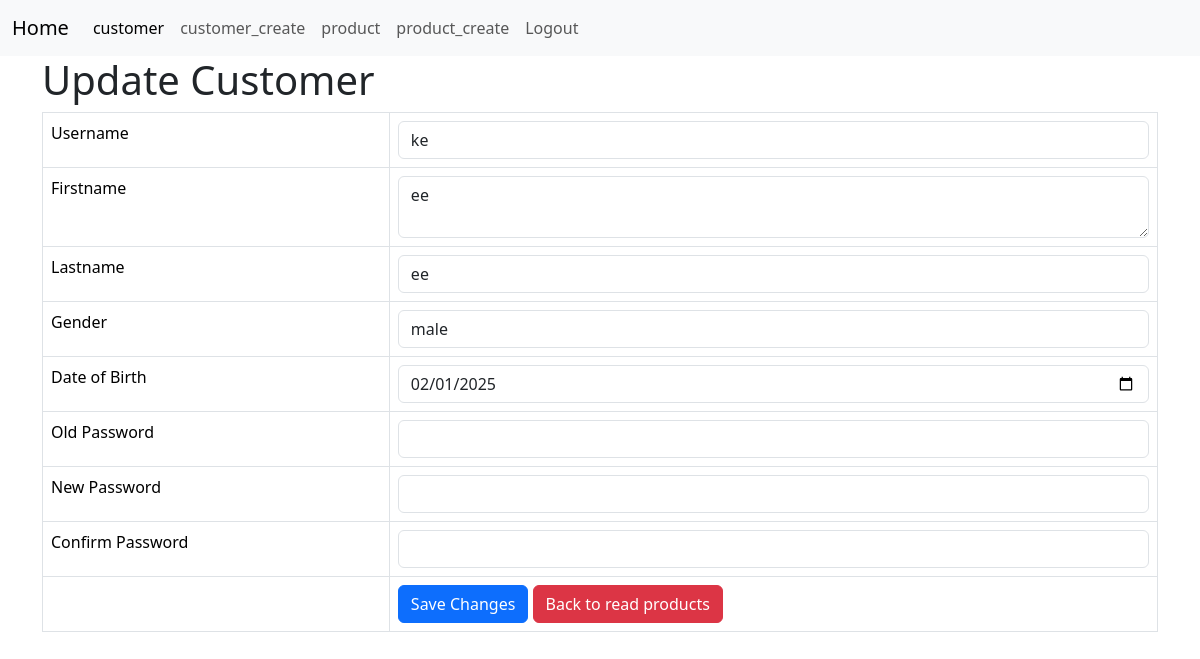
The app's page /customer_update.php?id=8 (signed in) with its own data.
### tables this page shows
CREATE TABLE IF NOT EXISTS `customer` (
  `id` int NOT NULL AUTO_INCREMENT,
  `username` varchar(128) NOT NULL,
  `password` varchar(128) NOT NULL,
  `firstname` text NOT NULL,
  `lastname` text NOT NULL,
  `gender` text NOT NULL,
  `date_of_birth` date NOT NULL,
  `registration_date` datetime NOT NULL DEFAULT CURRENT_TIMESTAMP,
  `account_status` tinyint(1) NOT NULL,
  PRIMARY KEY (`id`)
);

### customer_update.php (the view, shortened to what this page needs)
<!DOCTYPE HTML>
<?php
include "menu.php";
?>
<html>
<head>
    <link href="https://cdn.jsdelivr.net/npm/bootstrap@5.3.3/dist/css/bootstrap.min.css" rel="stylesheet">
</head>
<body>
    <div class="container">
        <div class="page-header">
            <h1>Update Customer</h1>
        </div>
        <?php
        $id = isset($_GET['id']) ? $_GET['id'] : die('ERROR: Record ID not found.');
        include 'config/database.php';
        try {
            $query = "SELECT id, username, firstname, lastname, gender, date_of_birth, password FROM customer WHERE id = ? LIMIT 0,1";
            $stmt = $con->prepare($query);
            $stmt->bindParam(1, $id);
            $stmt->execute();
            $row = $stmt->fetch(PDO::FETCH_ASSOC);
            $name = $row['username'];
            $frname = $row['firstname'];
            $ltname = $row['lastname'];
            $gd = $row['gender'];
            $dob = $row['date_of_birth'];
        } catch (PDOException $exception) {
            die('ERROR: ' . $exception->getMessage());
        }
        ?>
        <form action="<?php echo htmlspecialchars($_SERVER["PHP_SELF"] . "?id={$id}"); ?>" method="post">
            <table class='table table-hover table-responsive table-bordered'>
                <tr>
                    <td>Username</td>
                    <td><input type='text' name='username' value="<?php echo $name; ?>" class='form-control' /></td>
                </tr>
                <tr>
                    <td>Firstname</td>
                    <td><textarea name='firstname' class='form-control'><?php echo $frname; ?></textarea></td>
                </tr>
                <tr>
                    <td>Lastname</td>
                    <td><input type='text' name='lastname' value="<?php echo $ltname; ?>" class='form-control' /></td>
                </tr>
                <tr>
                    <td>Gender</td>
                    <td><input type='text' name='gender' value="<?php echo $gd; ?>" class='form-control' /></td>
                </tr>
                <tr>
                    <td>Date of Birth</td>
                    <td><input type='date' name='date_of_birth' value="<?php echo $dob; ?>" class='form-control' /></td>
                </tr>
                <tr>
                    <td>Old Password</td>
                    <td><input type='password' name='old_password' class='form-control' /></td>
                </tr>
                <tr>
                    <td>New Password</td>
                    <td><input type='password' name='new_password' class='form-control' /></td>
                </tr>
                <tr>
                    <td>Confirm Password</td>
                    <td><input type='password' name='confirm_password' class='form-control' /></td>
                </tr>
                <tr>
                    <td></td>
                    <td>
                        <input type='submit' value='Save Changes' class='btn btn-primary' />
                        <a href='customer_listing.php' class='btn btn-danger'>Back to read products</a>
                    </td>
                </tr>
            </table>
        </form>
    </div>
</body>
</html>

### records on screen
customer: username "ke", firstname "ee", lastname "ee", gender "male", date_of_birth "02/01/2025"
